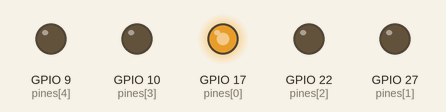
Simulated run of this program. Board: Raspberry Pi (BCM pin numbers). On the bench: output pins drawn as LEDs (lit = HIGH). What the program prints to the terminal is not drawn.

Above: at 0.05 s.
At 0.25 s:
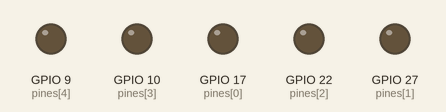
At 0.45 s:
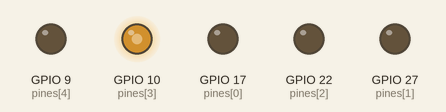
At 0.55 s:
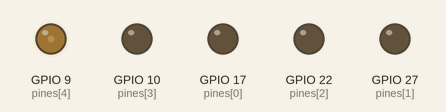
At 0.7 s:
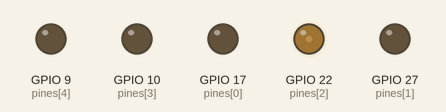
At 0.9 s:
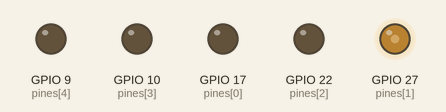
Timing chart, 0 to 3.0 s (numbered marks = the images above):
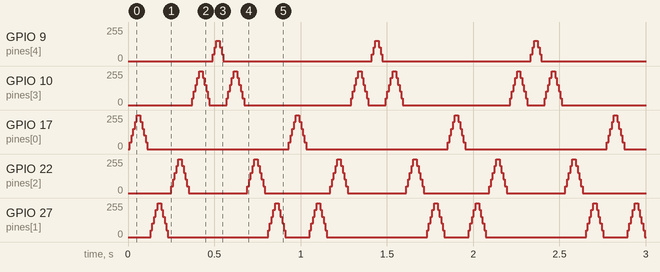

Measured:
- by itself, GPIO 9 (pines[4]): repeats every 0.92 s: 102/255 0.01 s, 153/255 0.02 s, 102/255 0.01 s, 51/255 0.01 s, 0/255 0.86 s, 51/255 0.01 s
- by itself, GPIO 17 (pines[0]): repeats every 0.92 s: 102/255 0.01 s, 153/255 0.01 s, 204/255 0.01 s, 255/255 0.02 s, 204/255 0.01 s, 153/255 0.01 s, 102/255 0.01 s, 51/255 0.01 s, 0/255 0.82 s, 51/255 0.01 s
- by itself, GPIO 22 (pines[2]): repeats every 0.44 s: 102/255 0.01 s, 153/255 0.01 s, 204/255 0.01 s, 255/255 0.02 s, 204/255 0.01 s, 153/255 0.01 s, 102/255 0.01 s, 51/255 0.01 s, 0/255 0.34 s, 51/255 0.01 s

The program:

recorridopwm.py
```python
import RPi.GPIO as GPIO
import time

pines = [17, 27, 22, 10, 9]

GPIO.setmode(GPIO.BCM)
GPIO.setwarnings(False)

pwm_objetos = []
for p in pines:
    GPIO.setup(p, GPIO.OUT)
    pwm = GPIO.PWM(p, 100)
    pwm.start(0)
    pwm_objetos.append(pwm)

try:
    print("Recorrido Fluido (Sin repeticiones en los extremos)...")
    while True:
        for i in range(len(pwm_objetos)):
            led = pwm_objetos[i]
            max_brillo = 60 if i == 4 else 100

            # Subir y bajar rápido para que se vea el movimiento
            for n in range(0, max_brillo + 1, 20):
                led.ChangeDutyCycle(n); time.sleep(0.01)
            for n in range(max_brillo, -1, -20):
                led.ChangeDutyCycle(n); time.sleep(0.01)

        for i in range(len(pwm_objetos) - 2, 0, -1):
            led = pwm_objetos[i]
            for n in range(0, 101, 20):
                led.ChangeDutyCycle(n); time.sleep(0.01)
            for n in range(100, -1, -20):
                led.ChangeDutyCycle(n); time.sleep(0.01)

except KeyboardInterrupt:
    print("\nDetenido")
finally:
    for led in pwm_objetos:
        led.stop()
    GPIO.cleanup()
```
